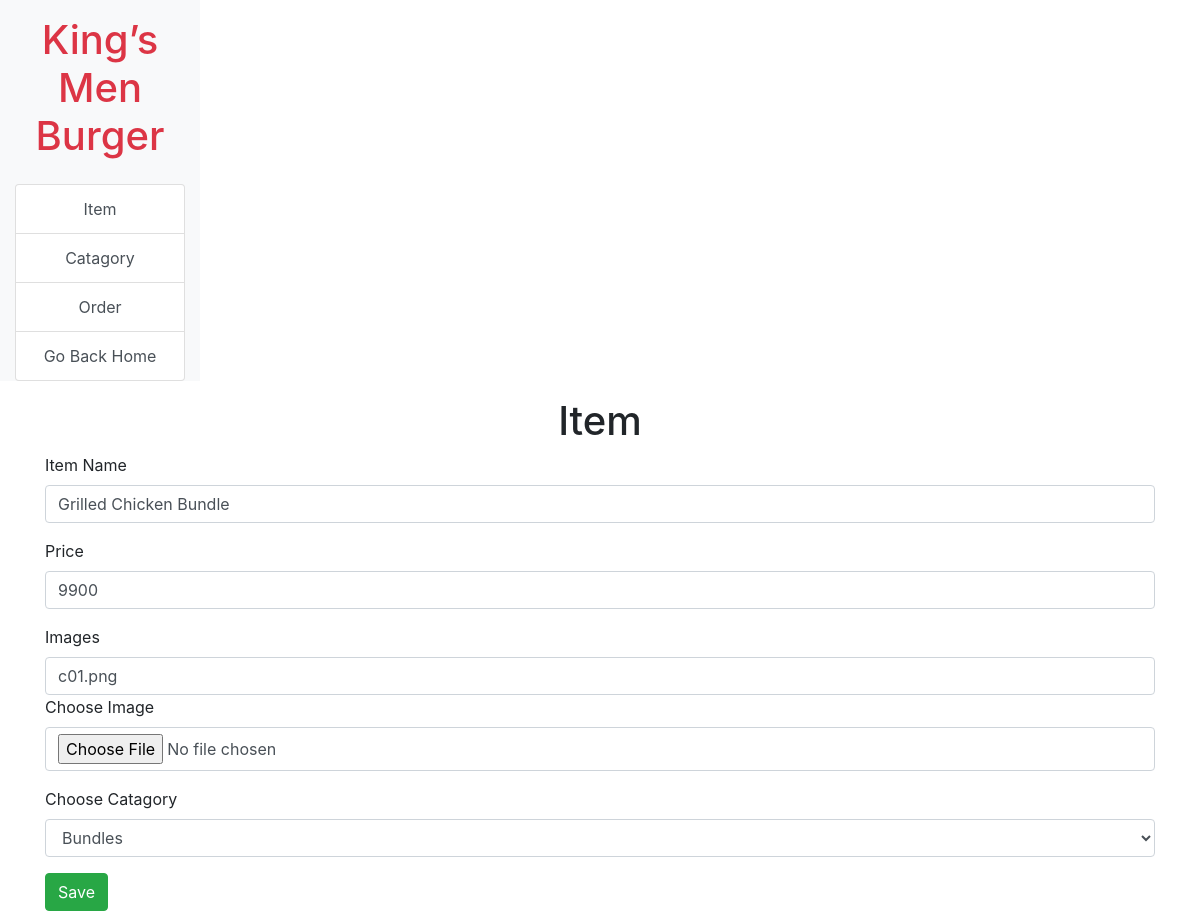
/itemupdate.php?id=78, run on the app's committed database.
### tables this page shows
CREATE TABLE `item` (
  `item_id` int(11) NOT NULL,
  `item_name` varchar(1000) NOT NULL,
  `item_price` int(11) NOT NULL,
  `cat_id` int(11) NOT NULL,
  `item_img` mediumtext NOT NULL
);

### itemupdate.php (the view, shortened to what this page needs)
<?php
include("dbcon.php");
    if(isset($_GET['id'])){
        $id=$_GET['id'];
    }
?>
<?php
    include("ahead.php");
?>
            <div class="container mt-3">
                <h1 class="text-center">Item</h1>
                <form method="POST">
                    <?php
                        $sql="SELECT * FROM item WHERE item_id='$id'";
                        $res=mysqli_query($con,$sql);
                        while($row=mysqli_fetch_assoc($res)):
                    ?>
                            <div class="form-group">
                                <label for="exampleFormControlInput1">Item Name</label>
                                <input type="text" value="<?php echo $row['item_name'];?>" name="iname" class="form-control" id="exampleFormControlInput1" placeholder="Itemname" required>
                            </div>
                            <div class="form-group">
                                <label for="exampleFormControlInput1">Price</label>
                                <input type="number" value="<?php echo $row['item_price'];?>" name="iprice" class="form-control" id="exampleFormControlInput1" placeholder="price" required>
                            </div>
                            <div class="form-group">
                            <label for="exampleFormControlInput1">Images</label>
                            <input type="text" value="<?php echo $row['item_img'];?>" name="oimg" class="form-control" id="exampleFormControlInput1">
                            <label for="exampleFormControlInput2">Choose Image </label>
                               <input type="file" name="nimg" class="form-control" id="exampleFormControlInput2">
                            </div>
                            <div class="form-group">
                                <label for="exampleFormControlSelect1">Choose Catagory</label>
                                <select name="icat" class="form-control" id="exampleFormControlSelect1">
                                <?php
                                    $sql = "SELECT * FROM catagory";
                                    $res = mysqli_query($con,$sql);
                                    while($row=mysqli_fetch_assoc($res)):
                                    ?>
                                    <option value="<?php echo $row['c_id'];?>">
                                    <?php echo $row['c_name'];?></option>
                                <?php endwhile;?>
                                </select>
                            </div>
                            <input type="submit" name="save" value="Save" class="btn btn-success">
                </form>
                <?php endwhile;?>
            </div>
        </div>
        <?php
    include("afoot.php");
   ?>

### data on the page
item: iname "Grilled Chicken Bundle", iprice "9900", oimg "c01.png"

### other printed values
form field icat "Bundles"
